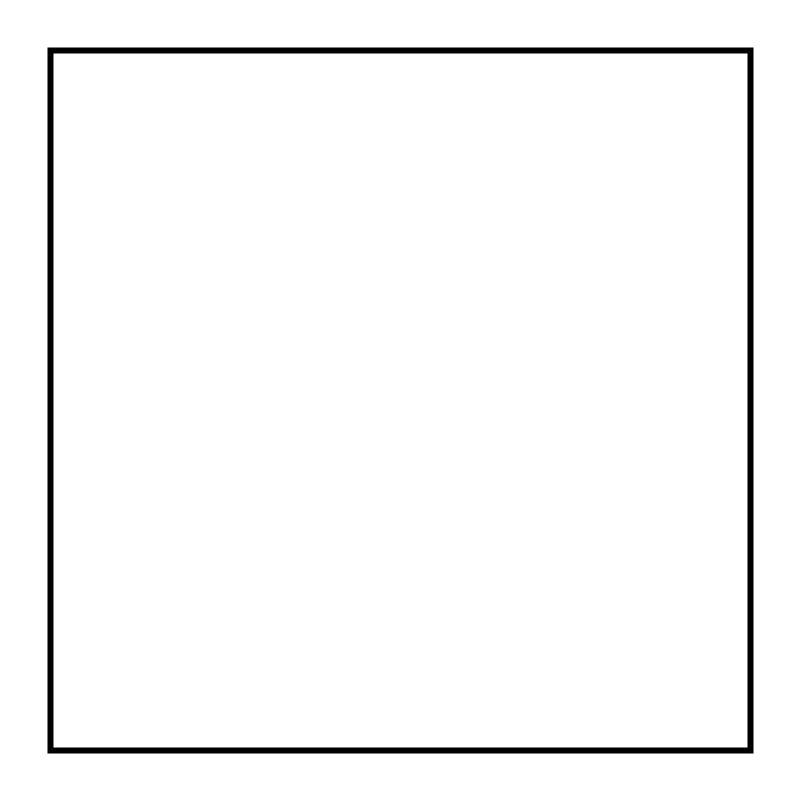
Frame 1 (no input)
Frame 60 (the mouse pressed at the canvas centre just before this capture): blank canvas, image omitted
Frame 120 (the mouse held since frame 60 and released just before this capture): blank canvas, image omitted

The Processing sketch that drew this single still picture (run headless with seeded random() and noise(); from frame 60 on, the mouse is pressed at the canvas centre):

// Processing sketch: scaleRotateRectAnimation
// ── scaleRotateRectAnimation.pde

float side = 700;

float scaleFactor = 1.0;
float rotateAngle = 0.0;

void setup(){
  size(800,800);
  frameRate(12);
  background(255);
  noFill();
  strokeWeight(6);
  rectMode(CENTER);
}


void draw(){
  
  translate(width/2, height/2);
  scale(scaleFactor);
  rotate(rotateAngle);
  rect(0,0, side, side);
  
  scaleFactor -= 0.05;
  rotateAngle += 0.05;
  
  if(scaleFactor<0){
    scaleFactor = 1.0;
    rotateAngle = 0.0;
    stroke(random(255), random(255), random(255));
    background(255);
  }
  
}
